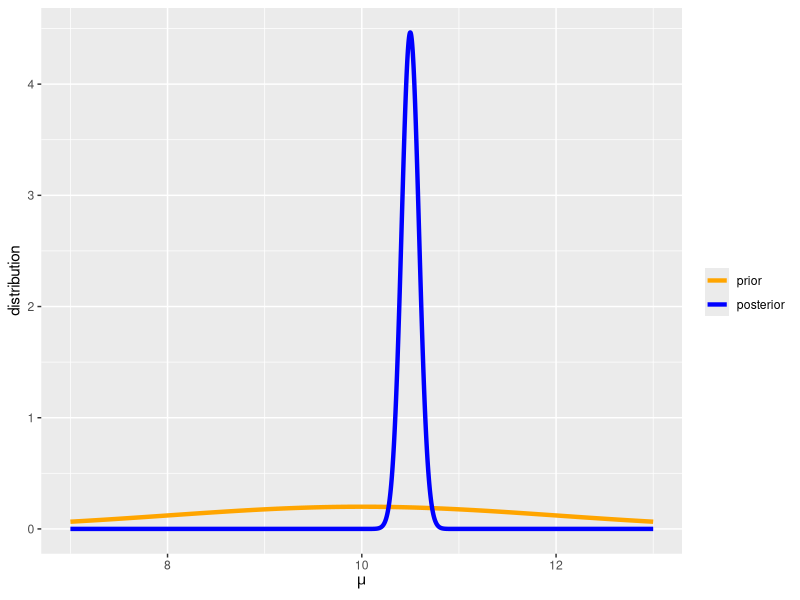

Write the R code that produced this figure.

#this is a normal-normal conjugacy problem with prior updating
library(ggplot2)
nu = 10; tau = 2  #prior

n = 5; x_mean = 10.5; sigma = 0.2 #data

#after the data
nu_after = ((nu*sigma^2+n*x_mean*tau^2)/(sigma^2+n*tau^2))
tau_after = sqrt((sigma**2*tau**2)/(sigma**2+n*tau**2))

x = seq(7, 13, by = 0.001)
y_prior = dnorm(x, nu, tau)
y_posterior = dnorm(x, nu_after, tau_after)

data = data.frame(x = x, y_prior = y_prior, y_posterior = y_posterior)

ggplot(data = data) + 
  geom_line(aes(x, y = y_prior, col = "a"), size = 1.5)+
  geom_line(aes(x, y = y_posterior, col = "b"), size = 1.5)+
  scale_color_manual(values = c("orange", "blue"),
                     labels = c("prior", "posterior"), name = "")+
  xlab(expression(mu)) + ylab("distribution") 
